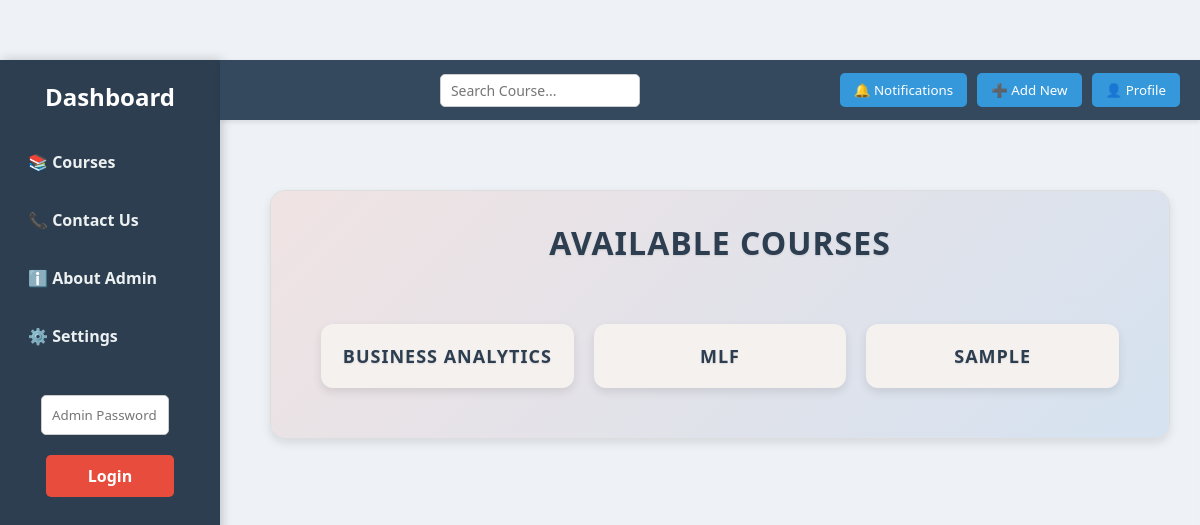
Before: / with the older database file.
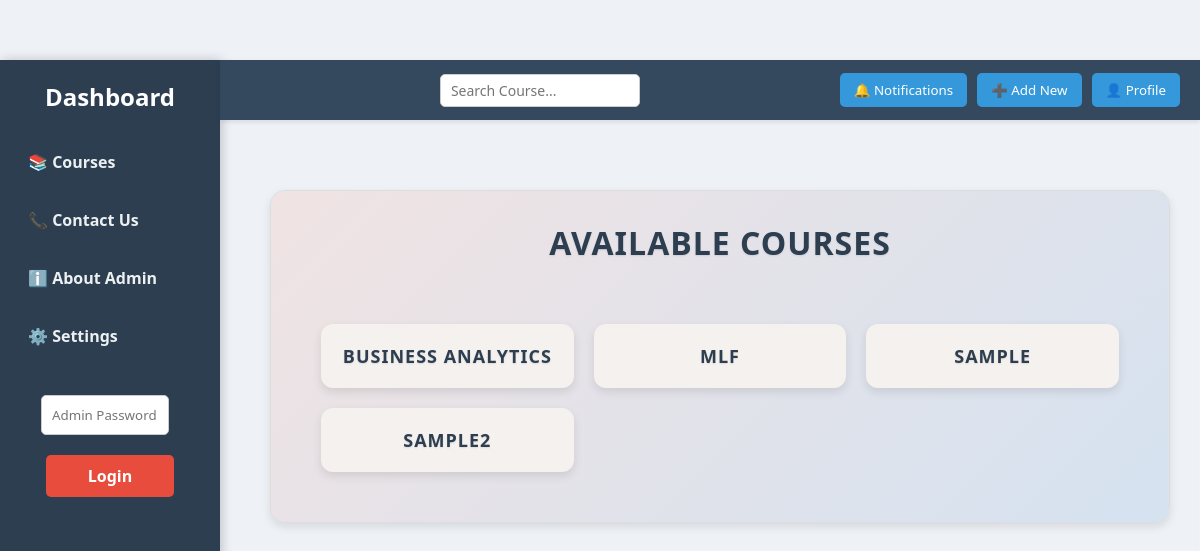
After: the same page with the newer database file.
### tables this page shows
CREATE TABLE courses (
            id INTEGER PRIMARY KEY AUTOINCREMENT,
            name TEXT NOT NULL
        );

### app.py (the view)
@app.route('/', methods=['GET', 'POST'])
def course_view():
    conn = sqlite3.connect('database.db')
    c = conn.cursor()
    c.execute('SELECT * FROM courses')
    courses = c.fetchall()
    conn.close()
    admin_mode = session.get('admin_mode', False)
    return render_template('course_view.html', courses=courses, admin_mode=admin_mode)

### templates/course_view.html (shortened to what this page needs)
<!DOCTYPE html>
<html lang="en">
<head>
    <link rel="stylesheet" href="{{ url_for('static', filename='style.css') }}">
</head>
<body>
    <div class="sidebar">
        <h2>Dashboard</h2>
        <a href="{{ url_for('course_view') }}">📚 Courses</a>
        <a href="#">📞 Contact Us</a>
        <a href="#">ℹ️ About Admin</a>
        <a href="#">⚙️ Settings</a>
        {% if not admin_mode %}
            <form class="admin-login-form" action="{{ url_for('admin_login') }}" method="post">
                <input class="password-input" type="password" name="password" placeholder="Admin Password" required>
                <button class="btn login-btn" type="submit">Login</button>
            </form>
        {% else %}
            <a href="{{ url_for('admin_add_course') }}">➕ Add Course</a>
            <a href="{{ url_for('admin_logout') }}">🚪 Exit Admin</a>
        {% endif %}
    </div>
    <div class="navbar">
        <input type="text" id="globalSearch" class="global-search" placeholder="Search Course...">
        <div class="navbar-buttons">
            <button class="nav-btn">🔔 Notifications</button>
            <button class="nav-btn">➕ Add New</button>
            <button class="nav-btn">👤 Profile</button>
        </div>
    </div>
    <div class="main-content">
        <div class="container">
            <h1 class="page-title">Available Courses</h1>
            {% if courses %}
            <div class="course-grid" id="courseList">
                {% for course in courses %}
                    <div class="course-card">
                        <a class="course-link" href="{{ url_for('course_detail', course_id=course[0]) }}">{{ course[1] }}</a>
                    </div>
                {% endfor %}
            </div>
            {% else %}
                <p class="no-courses">No courses available.</p>
            {% endif %}
        </div>
    </div>
</body>
</html>

Changed rows visible on the page:
added courses: name "SAMPLE2"
